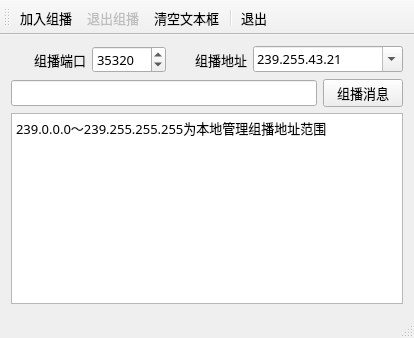
<?xml version="1.0" encoding="UTF-8"?>
<ui version="4.0">
 <class>UdpMcastWindow</class>
 <widget class="QMainWindow" name="UdpMcastWindow">
  <property name="geometry">
   <rect>
    <x>0</x>
    <y>0</y>
    <width>414</width>
    <height>338</height>
   </rect>
  </property>
  <property name="font">
   <font>
    <family>宋体</family>
    <pointsize>10</pointsize>
   </font>
  </property>
  <property name="windowTitle">
   <string>UDP Multicast</string>
  </property>
  <widget class="QWidget" name="centralWidget">
   <layout class="QVBoxLayout" name="verticalLayout">
    <item>
     <layout class="QHBoxLayout" name="horizontalLayout">
      <item>
       <widget class="QLabel" name="label">
        <property name="text">
         <string>组播端口</string>
        </property>
        <property name="alignment">
         <set>Qt::AlignRight|Qt::AlignTrailing|Qt::AlignVCenter</set>
        </property>
       </widget>
      </item>
      <item>
       <widget class="QSpinBox" name="spinPort">
        <property name="minimum">
         <number>1</number>
        </property>
        <property name="maximum">
         <number>65535</number>
        </property>
        <property name="value">
         <number>35320</number>
        </property>
       </widget>
      </item>
      <item>
       <widget class="QLabel" name="label_3">
        <property name="text">
         <string>组播地址</string>
        </property>
        <property name="alignment">
         <set>Qt::AlignRight|Qt::AlignTrailing|Qt::AlignVCenter</set>
        </property>
       </widget>
      </item>
      <item>
       <widget class="QComboBox" name="comboIP">
        <property name="minimumSize">
         <size>
          <width>150</width>
          <height>0</height>
         </size>
        </property>
        <property name="editable">
         <bool>true</bool>
        </property>
        <property name="duplicatesEnabled">
         <bool>false</bool>
        </property>
        <item>
         <property name="text">
          <string>239.255.43.21</string>
         </property>
        </item>
        <item>
         <property name="text">
          <string>239.255.100.1</string>
         </property>
        </item>
        <item>
         <property name="text">
          <string>239.255.255.100</string>
         </property>
        </item>
       </widget>
      </item>
     </layout>
    </item>
    <item>
     <layout class="QHBoxLayout" name="horizontalLayout_2">
      <item>
       <widget class="QLineEdit" name="editMsg"/>
      </item>
      <item>
       <widget class="QPushButton" name="btnMulticast">
        <property name="text">
         <string>组播消息</string>
        </property>
       </widget>
      </item>
     </layout>
    </item>
    <item>
     <widget class="QPlainTextEdit" name="plainTextEdit">
      <property name="plainText">
       <string>239.0.0.0～239.255.255.255为本地管理组播地址范围</string>
      </property>
     </widget>
    </item>
   </layout>
  </widget>
  <widget class="QMenuBar" name="menuBar">
   <property name="geometry">
    <rect>
     <x>0</x>
     <y>0</y>
     <width>414</width>
     <height>23</height>
    </rect>
   </property>
  </widget>
  <widget class="QToolBar" name="mainToolBar">
   <property name="toolButtonStyle">
    <enum>Qt::ToolButtonTextBesideIcon</enum>
   </property>
   <attribute name="toolBarArea">
    <enum>TopToolBarArea</enum>
   </attribute>
   <attribute name="toolBarBreak">
    <bool>false</bool>
   </attribute>
   <addaction name="actStart"/>
   <addaction name="actStop"/>
   <addaction name="actClear"/>
   <addaction name="separator"/>
   <addaction name="actQuit"/>
  </widget>
  <widget class="QStatusBar" name="statusBar"/>
  <action name="actStart">
   <property name="icon">
    <iconset resource="res.qrc">
     <normaloff>:/images/images/620.bmp</normaloff>:/images/images/620.bmp</iconset>
   </property>
   <property name="text">
    <string>加入组播</string>
   </property>
   <property name="toolTip">
    <string>加入组播</string>
   </property>
  </action>
  <action name="actStop">
   <property name="enabled">
    <bool>false</bool>
   </property>
   <property name="icon">
    <iconset resource="res.qrc">
     <normaloff>:/images/images/624.bmp</normaloff>:/images/images/624.bmp</iconset>
   </property>
   <property name="text">
    <string>退出组播</string>
   </property>
   <property name="toolTip">
    <string>退出组播</string>
   </property>
  </action>
  <action name="actQuit">
   <property name="icon">
    <iconset resource="res.qrc">
     <normaloff>:/images/images/132.bmp</normaloff>:/images/images/132.bmp</iconset>
   </property>
   <property name="text">
    <string>退出</string>
   </property>
   <property name="toolTip">
    <string>退出本程序</string>
   </property>
  </action>
  <action name="actClear">
   <property name="icon">
    <iconset resource="res.qrc">
     <normaloff>:/images/images/212.bmp</normaloff>:/images/images/212.bmp</iconset>
   </property>
   <property name="text">
    <string>清空文本框</string>
   </property>
   <property name="toolTip">
    <string>清空文本框</string>
   </property>
  </action>
  <action name="actHostInfo">
   <property name="icon">
    <iconset resource="res.qrc">
     <normaloff>:/images/images/110.JPG</normaloff>:/images/images/110.JPG</iconset>
   </property>
   <property name="text">
    <string>本机地址</string>
   </property>
   <property name="toolTip">
    <string>获取本机地址</string>
   </property>
  </action>
 </widget>
 <layoutdefault spacing="6" margin="11"/>
 <resources>
  <include location="res.qrc"/>
 </resources>
 <connections>
  <connection>
   <sender>actQuit</sender>
   <signal>triggered()</signal>
   <receiver>UdpMcastWindow</receiver>
   <slot>close()</slot>
   <hints>
    <hint type="sourcelabel">
     <x>-1</x>
     <y>-1</y>
    </hint>
    <hint type="destinationlabel">
     <x>214</x>
     <y>164</y>
    </hint>
   </hints>
  </connection>
 </connections>
</ui>
